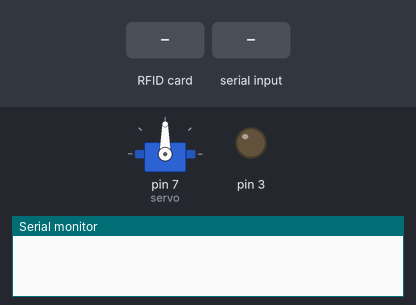
Bench run of a sketch on a simulated Arduino Mega 2560, built with avr-gcc and run on an emulated ATmega2560. Parts: servo, output pins drawn as LEDs (lit = HIGH), the last lines printed to the serial monitor. The inputs (shaded band) are chosen by the test bench. Pins used as bus, display or sensor lines are not drawn.

Above: at 1.2 s.
1.3 s: RFID card 5E 7A 19 C4 held to the reader
At 2.3 s:
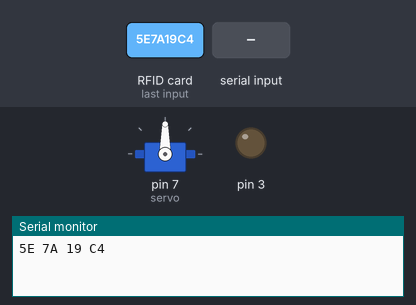
2.9 s: "1" received over Serial
At 3.9 s:
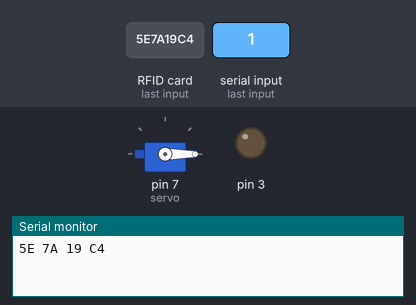
4.9 s: RFID card 5E 7A 19 C4 held to the reader
At 5.4 s:
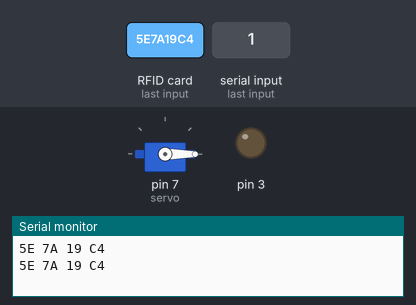
6.5 s: "0" received over Serial
At 8.1 s:
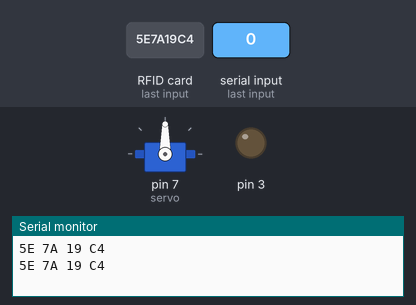
Timing chart, 0 to 9.5 s (numbered marks = the images above; inputs shaded):
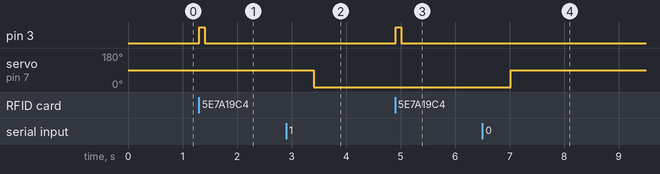

The sketch:

rfid.ino
```cpp
#include <SPI.h>
#include <MFRC522.h>
#include <Servo.h>

Servo servo;

#define SS_PIN 53
#define RST_PIN 5
#define CLOSED 90
#define OPEN 0
MFRC522 mfrc522(SS_PIN, RST_PIN);   // Create MFRC522 instance.

void setup()
{
  pinMode(3, OUTPUT);
  Serial.begin(9600);   // Inicia a serial
  SPI.begin();      // Inicia  SPI bus
  mfrc522.PCD_Init();   // Inicia MFRC522
  servo.attach(7);
  servo.write(CLOSED);
}

void loop()
{
  if (Serial.available() > 0)
  {
    char inputChar = Serial.read();
    if (inputChar == '1')
      servo.write(OPEN);
    else
      servo.write(CLOSED);
  }

  // Look for new cards
  if ( ! mfrc522.PICC_IsNewCardPresent())
  {
    return;
  }
  // Select one of the cards
  if ( ! mfrc522.PICC_ReadCardSerial())
  {
    return;
  }

  digitalWrite(3, HIGH);
  delay(100);
  digitalWrite(3, LOW);

  String newConteudo = "";

  //Mostra UID na serial
  for (byte i = 0; i < mfrc522.uid.size; i++)
  {
     newConteudo.concat(String(mfrc522.uid.uidByte[i] < 0x10 ? " 0" : " "));
     newConteudo.concat(String(mfrc522.uid.uidByte[i], HEX));
  }
  newConteudo.toUpperCase();

  Serial.println(newConteudo.substring(1));

  delay(2000);
}
```

Measured:
- after the input at 1.3 s, pin 3: LOW → HIGH at once, → LOW 0.10 s later
- after the input at 2.9 s, servo on pin 7 (servo): 90° → 0° after 0.51 s
- after the input at 4.9 s, pin 3: LOW → HIGH at once, → LOW 0.10 s later
- after the input at 6.5 s, servo on pin 7 (servo): 0° → 90° after 0.52 s
